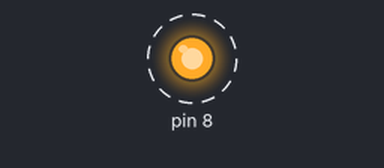
The sketch below on a simulated Arduino Uno, built with avr-gcc and run on an emulated ATmega328P. Parts: output pins drawn as LEDs (lit = HIGH). Dashed ring = blinking.

Above: at 0.05 s.
Timing chart, 0 to 3.0 s (numbered marks = the images above):
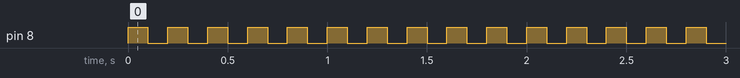

Measured:
- by itself, pin 8: alternates HIGH for 0.10 s and LOW for 0.10 s

The sketch:

buzzer.ino
```cpp
//program to toggle on a led fofr 1 second
void setup() {
  // put your setup code here, to run once:
pinMode(8,OUTPUT);


}

void loop() {
  // put your main code here, to run repeatedly:
digitalWrite(8,1);
delay(100);
digitalWrite(8,0);
delay(100);

}
```
